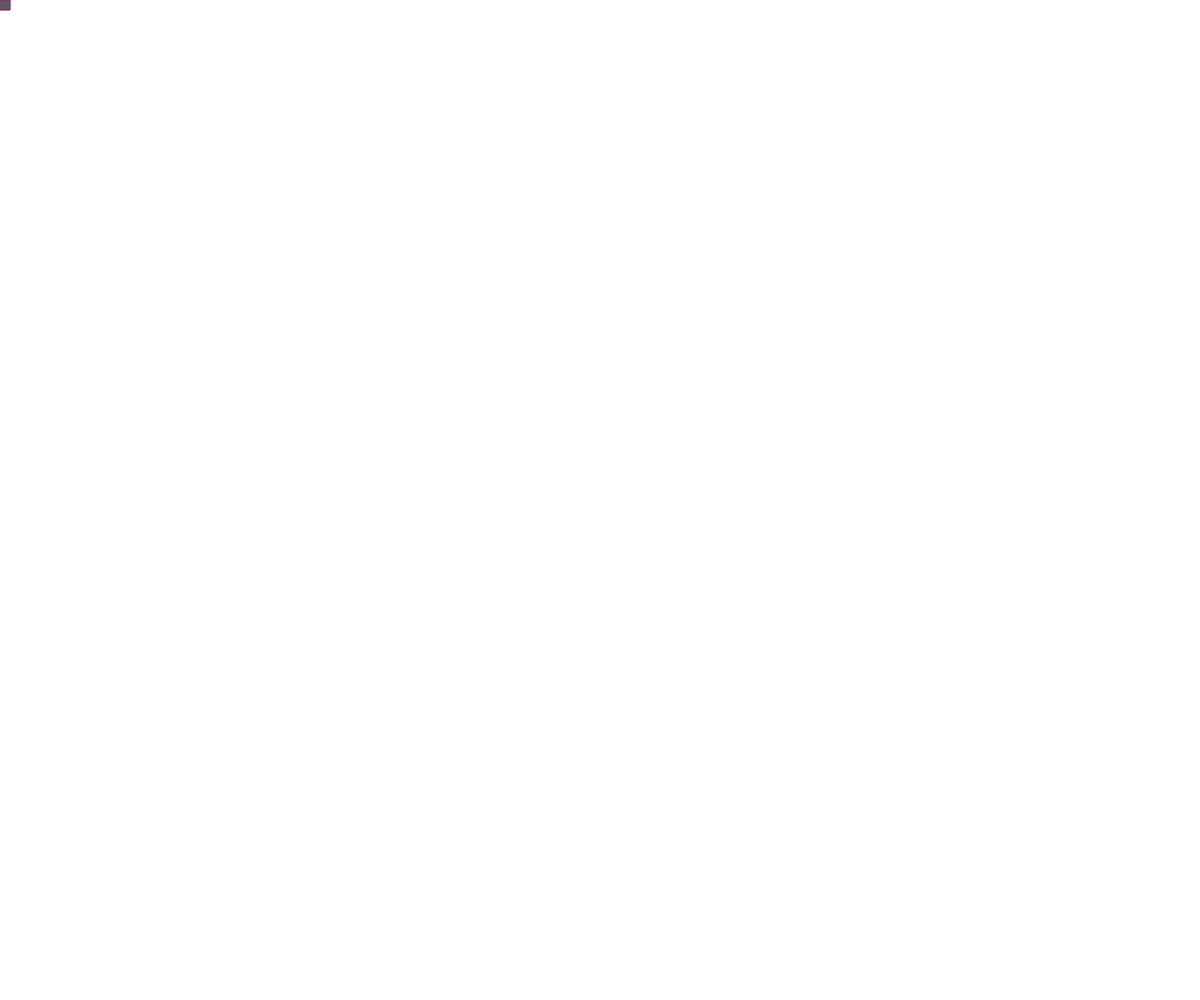
Frame 1 (no input)
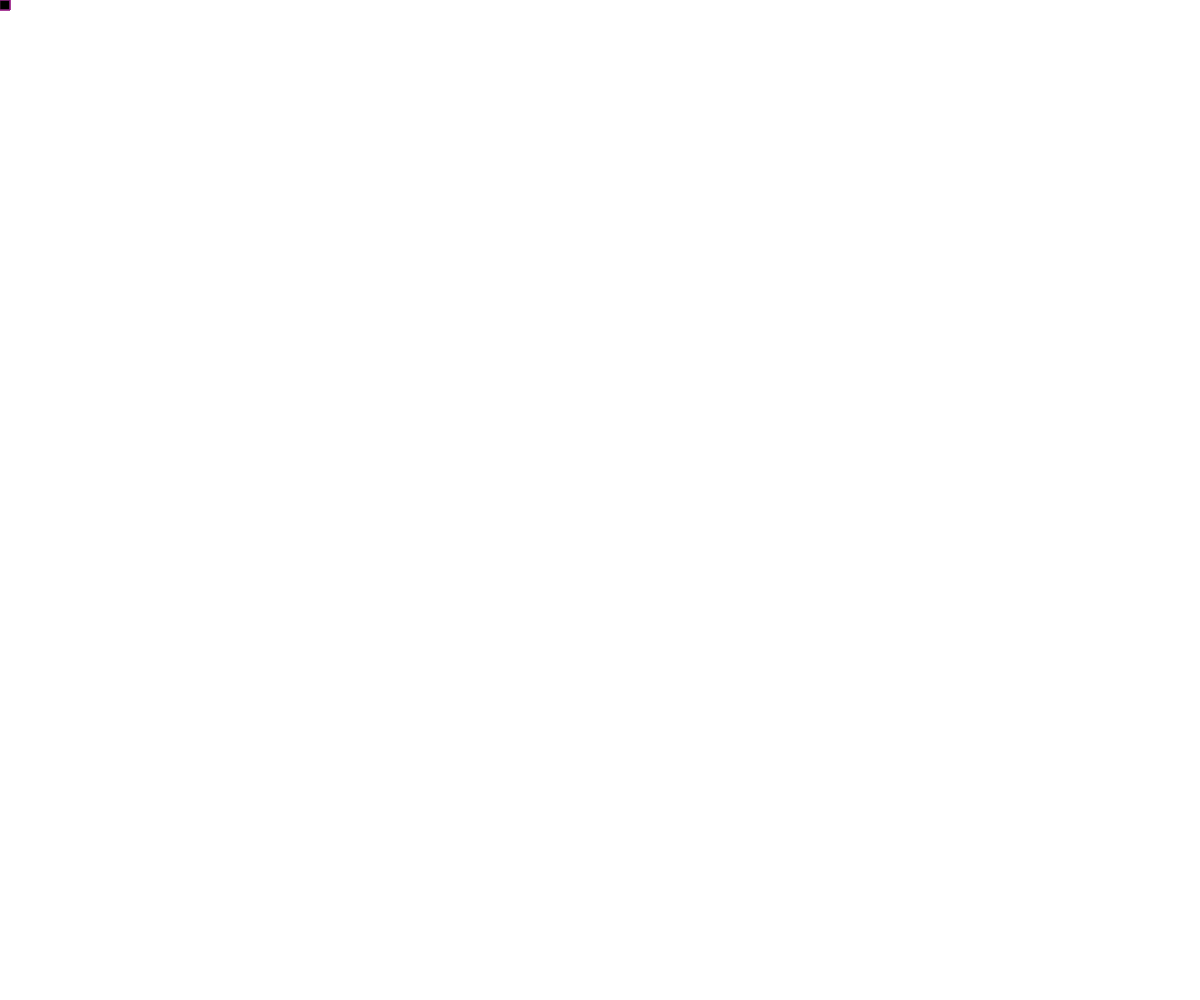
Frame 60 (no input)
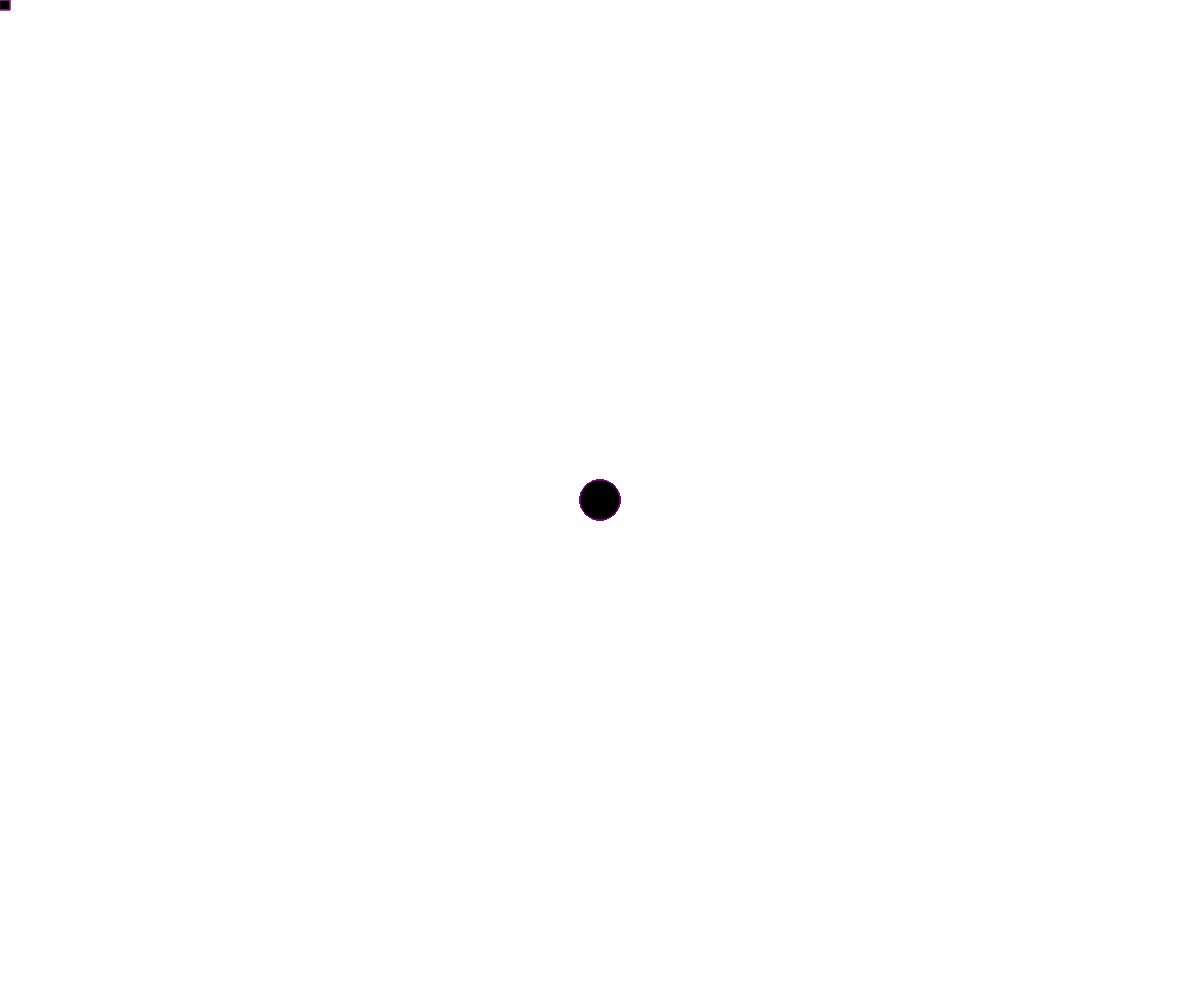
Frame 120 (the mouse pressed at the canvas centre since frame 60)

The p5.js sketch that drew these frames (run headless with seeded random() and noise() and a simulated clock; from frame 60 on, the mouse is pressed at the canvas centre):

// p5.js sketch
// ── sketch.js
var isBlack = false; 
function setup() {
  createCanvas(windowWidth, windowHeight);
  noStroke(); 
  fill (0,102);
}

function draw() { 
  if (mouseX < 300 ) { 
    stroke (255, 192, 203);
     rect( mouseX,mouseY,10,10);
  }
  else;{
    stroke (128,0,128);
  }
  if (mouseIsPressed== true){ 
  ellipse( mouseX,mouseY,40,40);
  }
  else { 
    rect (mouseX, movedY, 10, 10); 
  }
    
} 
